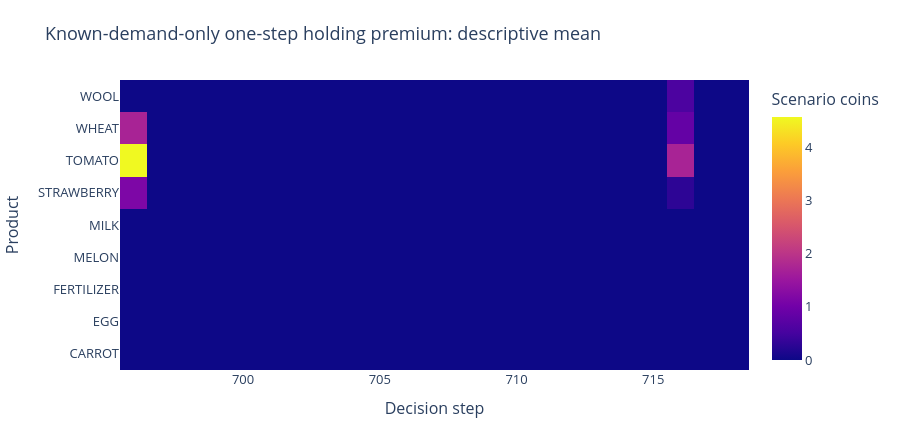

Write notebook code for a chart like this one.
### Markdown cell above
## Conditional demand representation
Holding premiums assume current visible shops and no competing future trades. They are not measured future prices or a fitted ranking. Unavailable future-sale horizons are masked.

### Code cell
new_figures[2].show()

### Figure 1 — Plotly figure (JSON) as saved in the notebook; plotly's stock layout.template omitted (floating-point values rounded to 4 significant figures; data arrays with more than 128 entries replaced by an {"elided": "..."} marker saying what was removed)
{"data": [{"colorbar": {"title": {"text": "Scenario coins"}}, "type": "heatmap", "x": [696, 697, 698, 699, 700, 701, 702, 703, 704, 705, 706, 707, 708, 709, 710, 711, 712, 713, 714, 715, 716, 717, 718], "y": ["CARROT", "EGG", "FERTILIZER", "MELON", "MILK", "STRAWBERRY", "TOMATO", "WHEAT", "WOOL"], "z": {"elided": "9x23 float values"}}], "layout": {"font": {"size": 13}, "height": 440, "margin": {"b": 70, "l": 60, "r": 30, "t": 80}, "title": {"text": "Known-demand-only one-step holding premium: descriptive mean"}, "xaxis": {"title": {"text": "Decision step"}}, "yaxis": {"title": {"text": "Product"}}}}
